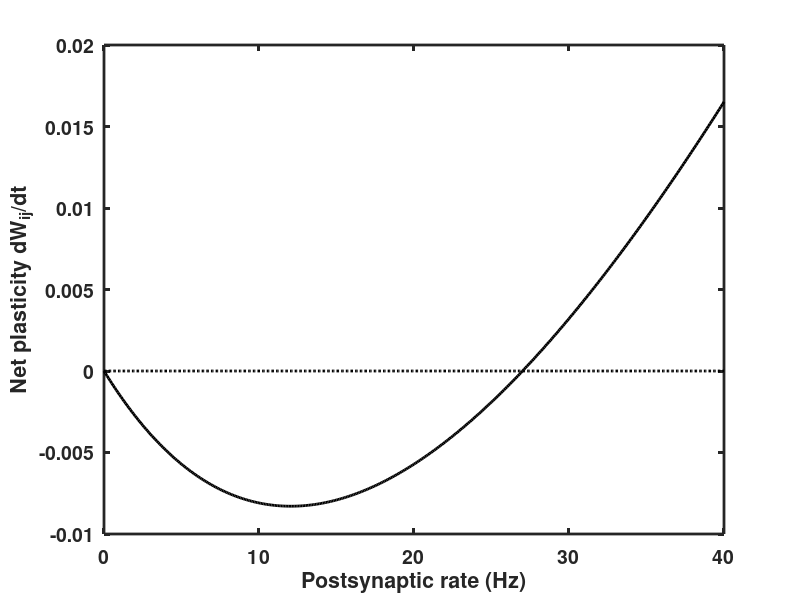

Source code (MATLAB):
% STDP_Poisson_nn.m
% Plots the analytical result for two Poisson spike trains, presynaptic at
% a fixed rate, r_i, postsynaptic at a variable rate, r_j.
% The result is for an STDP window comprising two exponential decays, with
% amplitudes A_plus and A_minus respectively for potentiation
% (pre-before-post) and depression (post-before-pre) with corresponding
% time constants of tau_plus and tau_minus respectively.
%
% The resulting formula for the expected (mean) rate of change of synaptic
% strength is:
% <dW_ij/dt> = r_i.r_j.[ A_plus.tau_plus/(1+r_i.tau_plus)
%                       - A_minus.tau_minus/(1+r_j.tau_minus) ]
%
% The code produces Figure 8.13 of Chapter 8, Appendix A, in the book
% An Introductory Course in Computational Neuroscience
% by Paul Miller (Brandeis University, 2017).
%
%%%%%%%%%%%%%%%%%%%%%%%%%%%%%%%%%%%%%%%%%%%%%%%%%%%%%%%%%%%%%%%%%%%%%%%%%%%
r_i = 20;               % presynaptic rate
r_j = 0:0.1:40;         % range of postsynaptic rates
tau_plus = 0.020;       % time constant for STDP potentiation window
tau_minus = 0.020;      % time constant for STDP depression window
A_plus = 0.01;          % maximum amplitude of potentiation from spike-pair
A_minus = 0.011;        % maximum amplotude of depression from spike-pair 

% Produce curve of dW/dt from formula (see Eq. 8.16 in textbook)
dW_by_dt = r_i*r_j.*(A_plus*tau_plus/(1 + r_i*tau_plus) ...
    - A_minus*tau_minus./(1+r_j*tau_minus) );

%% Now plot the figure
set(0,'DefaultLineLineWidth',2,...
    'DefaultLineMarkerSize',8, ...
    'DefaultAxesLineWidth',2, ...
    'DefaultAxesFontSize',14,...
    'DefaultAxesFontWeight','Bold');
figure(1)
clf
plot(r_j,dW_by_dt,'k')
hold on
plot(r_j,zeros(size(r_j)),'k:')
xlabel('Postsynaptic rate (Hz)')
ylabel('Net plasticity dW_{ij}/dt')
